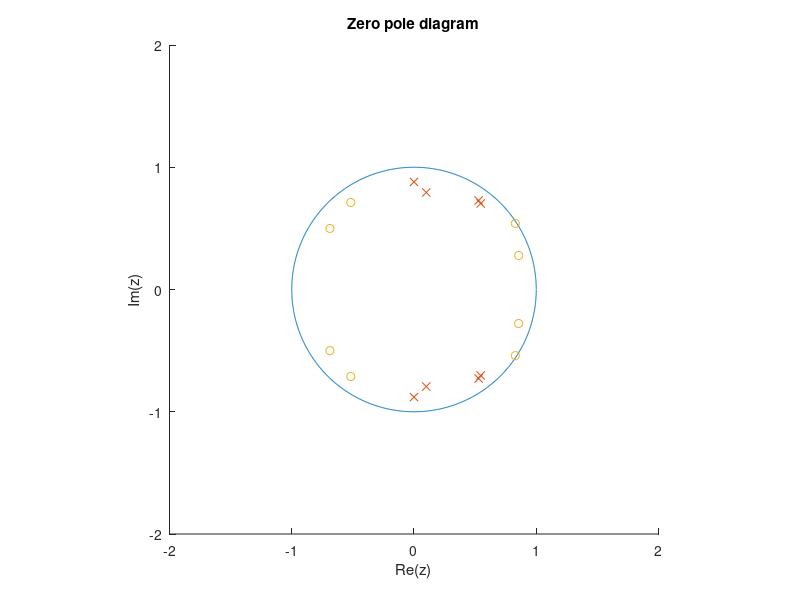
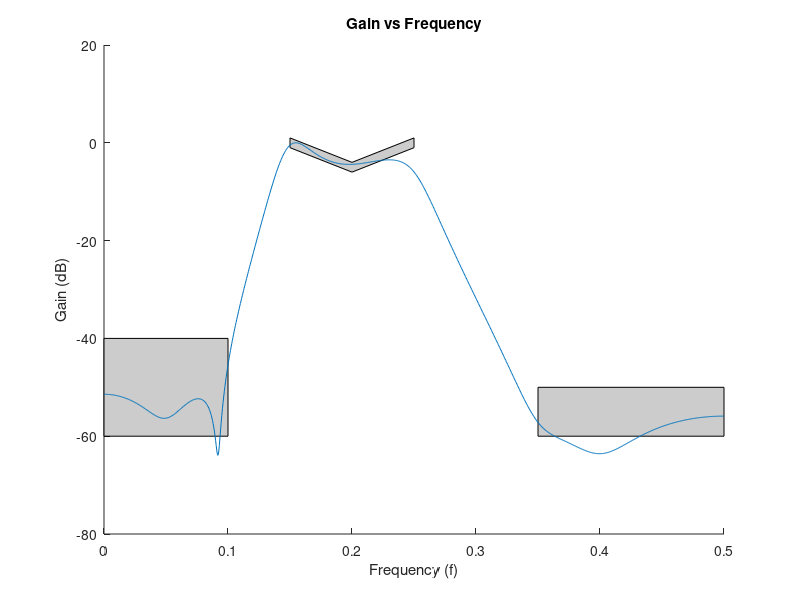

These figures' MATLAB source, in order:
% Task 2
% Tyler Aubin, Aidan Greenlee, Caleb Jewell, Sam King

% Set N value (Arbitrary, Higher n = more accurate filter)
N = 1001;
w = 2 * pi * (0:N-1)/N;

% z = e^jomega
z = exp(1i * w);

% Number of poles = number of zeros
% filter f below 0.1 and above 0.35

poles = [
    0.9 * exp(1i * 2 * pi * 0.15 * [-1, 1]),...
    0.88 * exp(1i* 2 * pi * 0.25 * [-1,1]),...
    0.8 * exp(1i*2*pi*0.23 * [-1,1]),...
    0.89 * exp(1i*2*pi*0.145 * [-1,1])        
];

zeros = [
        0.99 * exp(1i* 2 * pi * 0.092 * [-1,1]),...
        0.88 * exp(1i* 2 * pi * 0.35 * [-1,1]),...
        0.85 * exp(1i* 2 * pi * 0.4 * [-1,1]),...
        0.9 * exp(1i* 2 * pi * 0.05 * [-1,1])
        
];



zeros = zeros';
poles = poles';
% Plot the pole-zero diagram
figure(1);
hold on;
plot(z)
plot(real(poles), imag(poles), 'x')
plot(real(zeros), imag(zeros), 'o')
title('Zero pole diagram')

% Help make it a bit more readable
axis square;
axis([-2 2 -2 2])
xlabel('Re(z)')
ylabel('Im(z)')

hold off;

% Find the gain of the filter.

% First get numerator and denominator in polynomial form (for
% simplification)
den = poly(poles);
num = poly(zeros);

f = linspace(0, 0.5, N);
w = 2 * pi * f;
z = exp(1i * w);

% H_z = |num / den| for gain
H_z = abs(polyval(num, z) ./ polyval(den, z));


H_z_DC = (1 / max(H_z)) .* H_z;

% With the coefficients from num and den
% plot in dB

H_z_DB = 20 * log10(H_z_DC);

figure(2);
hold on;

% Constrained frequencies
f_low = 0.1;
f_high = 0.35;

% Cutoffs
f_c1 = 0.15;
f_c2 = 0.25;

% Now patch everything (These are the 3 shapes seen in the figure from lab
% handout)
patch([0 f_low f_low 0], [-60, -60, -40, -40], 0.8 * [1, 1, 1]);
patch([f_high .5 .5 f_high], [-60, -60, -50, -50], 0.8*[1, 1, 1]);
patch([f_c1 .2 f_c2 f_c2 .2 f_c1], [-1, -6, -1, 1, -4, 1], 0.8 * [1, 1, 1]);
% And plot the filter
% disp(H_z_DB);
plot(f, H_z_DB);
% hold on;
title('Gain vs Frequency');
xlabel('Frequency (f)')
ylabel('Gain (dB)')
hold off;